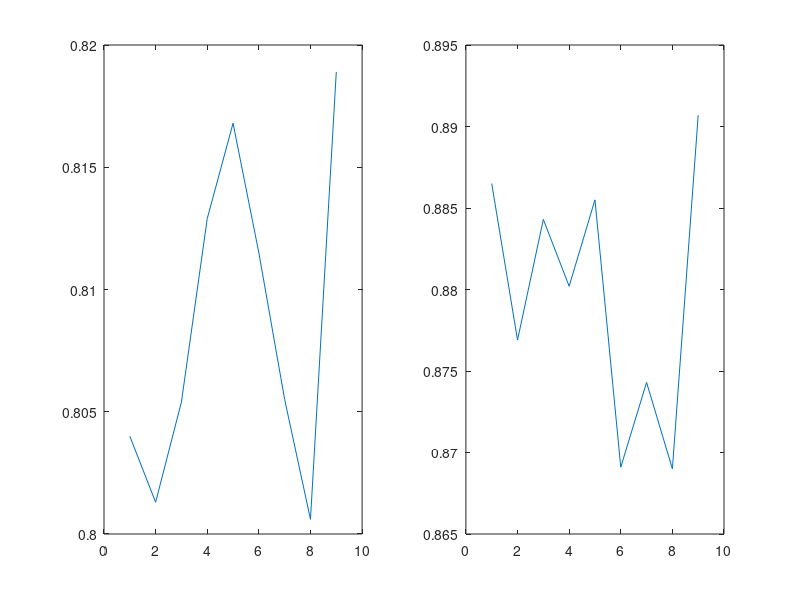

This chart was generated by the following MATLAB code:
R = [ 0.8040, .8013,.8054, 0.8129,0.8168,.8115,.8055,.8006,.8189];
Ra = [  0.8865,0.8769,0.8843,  0.8802,0.8855,0.86910,.8743,0.8690,0.8907];
date = [201106282300 201107051100 201107052300 201108021100 201108022300 201109011100 201109092300 201109101100 201108182300];
d = 1:6;
figure;
subplot(1,2,1)
plot(R)

subplot(1,2,2)
plot(Ra)



   